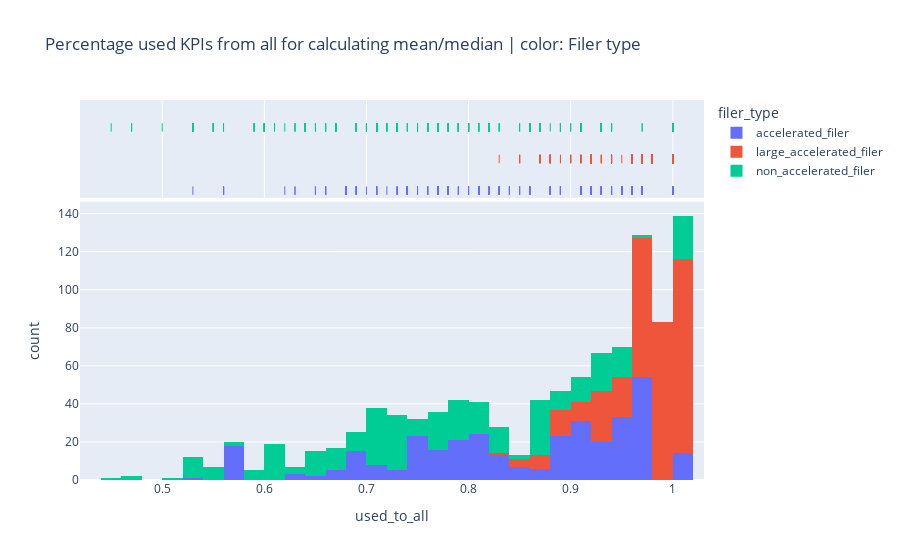

Notebook source saved alongside this figure:
### Code cell
import plotly.express as px

fig = px.histogram(df_for_plot, x="used_to_all", color="filer_type", marginal="rug",
                   hover_data=df_for_plot.columns, title="Percentage used KPIs from all for calculating mean/median | color: Filer type")
fig.show()

### Figure 1 — Plotly figure (JSON) as saved in the notebook; plotly's stock layout.template omitted (floating-point values rounded to 4 significant figures; data arrays with more than 128 entries replaced by an {"elided": "..."} marker saying what was removed)
{"data": [{"alignmentgroup": "True", "bingroup": "x", "hovertemplate": "filer_type=accelerated_filer<br>used_to_all=%{x}<br>count=%{y}<extra></extra>", "legendgroup": "accelerated_filer", "marker": {"color": "#636efa", "pattern": {"shape": ""}}, "name": "accelerated_filer", "offsetgroup": "accelerated_filer", "orientation": "v", "showlegend": true, "type": "histogram", "x": {"elided": "342 float values"}, "xaxis": "x", "yaxis": "y"}, {"alignmentgroup": "True", "boxpoints": "all", "customdata": {"elided": "342x3 str values"}, "fillcolor": "rgba(255,255,255,0)", "hoveron": "points", "hovertemplate": "filer_type=%{customdata[1]}<br>used_to_all=%{x}<br>year_q=%{customdata[0]}<br>kpi=%{customdata[2]}<extra></extra>", "jitter": 0, "legendgroup": "accelerated_filer", "line": {"color": "rgba(255,255,255,0)"}, "marker": {"color": "#636efa", "symbol": "line-ns-open"}, "name": "accelerated_filer", "offsetgroup": "accelerated_filer", "showlegend": false, "type": "box", "x": {"elided": "342 float values"}, "xaxis": "x2", "yaxis": "y2"}, {"alignmentgroup": "True", "bingroup": "x", "hovertemplate": "filer_type=large_accelerated_filer<br>used_to_all=%{x}<br>count=%{y}<extra></extra>", "legendgroup": "large_accelerated_filer", "marker": {"color": "#EF553B", "pattern": {"shape": ""}}, "name": "large_accelerated_filer", "offsetgroup": "large_accelerated_filer", "orientation": "v", "showlegend": true, "type": "histogram", "x": {"elided": "342 float values"}, "xaxis": "x", "yaxis": "y"}, {"alignmentgroup": "True", "boxpoints": "all", "customdata": {"elided": "342x3 str values"}, "fillcolor": "rgba(255,255,255,0)", "hoveron": "points", "hovertemplate": "filer_type=%{customdata[1]}<br>used_to_all=%{x}<br>year_q=%{customdata[0]}<br>kpi=%{customdata[2]}<extra></extra>", "jitter": 0, "legendgroup": "large_accelerated_filer", "line": {"color": "rgba(255,255,255,0)"}, "marker": {"color": "#EF553B", "symbol": "line-ns-open"}, "name": "large_accelerated_filer", "offsetgroup": "large_accelerated_filer", "showlegend": false, "type": "box", "x": {"elided": "342 float values"}, "xaxis": "x2", "yaxis": "y2"}, {"alignmentgroup": "True", "bingroup": "x", "hovertemplate": "filer_type=non_accelerated_filer<br>used_to_all=%{x}<br>count=%{y}<extra></extra>", "legendgroup": "non_accelerated_filer", "marker": {"color": "#00cc96", "pattern": {"shape": ""}}, "name": "non_accelerated_filer", "offsetgroup": "non_accelerated_filer", "orientation": "v", "showlegend": true, "type": "histogram", "x": {"elided": "342 float values"}, "xaxis": "x", "yaxis": "y"}, {"alignmentgroup": "True", "boxpoints": "all", "customdata": {"elided": "342x3 str values"}, "fillcolor": "rgba(255,255,255,0)", "hoveron": "points", "hovertemplate": "filer_type=%{customdata[1]}<br>used_to_all=%{x}<br>year_q=%{customdata[0]}<br>kpi=%{customdata[2]}<extra></extra>", "jitter": 0, "legendgroup": "non_accelerated_filer", "line": {"color": "rgba(255,255,255,0)"}, "marker": {"color": "#00cc96", "symbol": "line-ns-open"}, "name": "non_accelerated_filer", "offsetgroup": "non_accelerated_filer", "showlegend": false, "type": "box", "x": {"elided": "342 float values"}, "xaxis": "x2", "yaxis": "y2"}], "layout": {"barmode": "relative", "legend": {"title": {"text": "filer_type"}, "tracegroupgap": 0}, "title": {"text": "Percentage used KPIs from all for calculating mean/median | color: Filer type"}, "xaxis": {"anchor": "y", "domain": [0, 1], "title": {"text": "used_to_all"}}, "xaxis2": {"anchor": "y2", "domain": [0, 1], "matches": "x", "showgrid": true, "showticklabels": false}, "yaxis": {"anchor": "x", "domain": [0, 0.7326], "title": {"text": "count"}}, "yaxis2": {"anchor": "x2", "domain": [0.7426, 1], "matches": "y2", "showgrid": false, "showline": false, "showticklabels": false, "ticks": ""}}}
